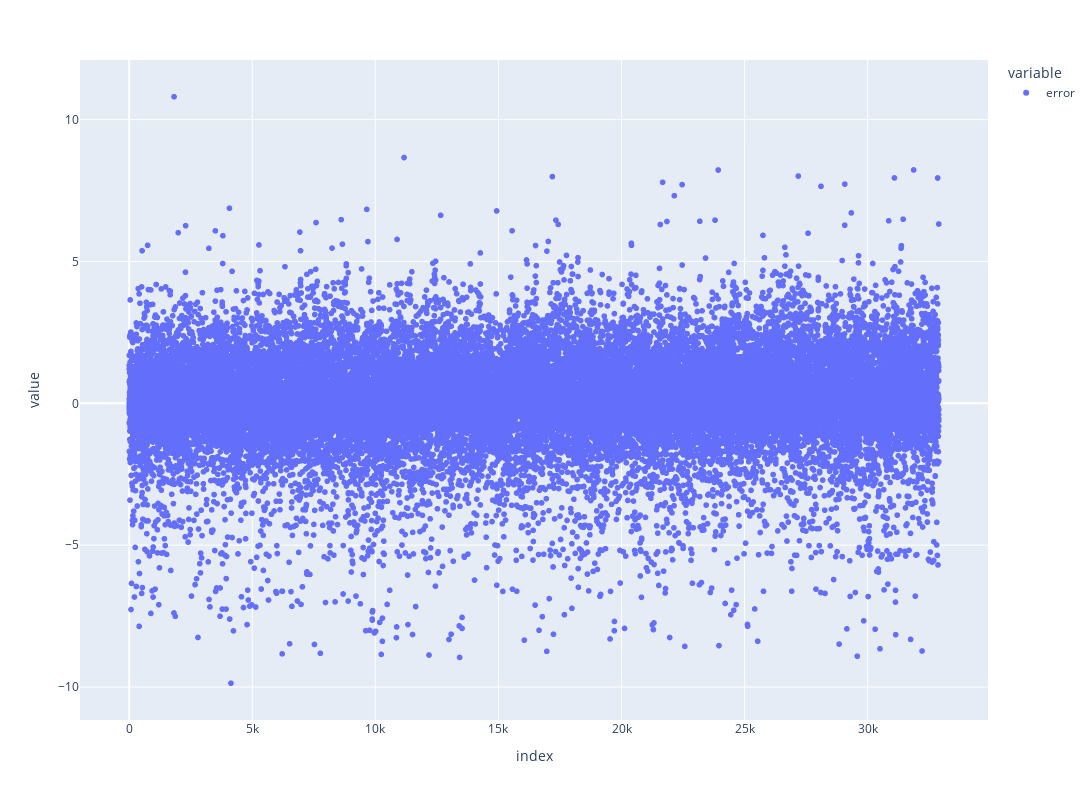

The notebook cell saved with this chart:
### Code cell
df_error.plot(
    kind='scatter',
    x='index', 
    y=['error'], 
    backend='plotly', 
    width=1200,
    height=800   
)

### Figure 1 — Plotly figure (JSON) as saved in the notebook; plotly's stock layout.template omitted (floating-point values rounded to 4 significant figures; data arrays with more than 128 entries replaced by an {"elided": "..."} marker saying what was removed)
{"data": [{"hovertemplate": "variable=error<br>index=%{x}<br>value=%{y}<extra></extra>", "legendgroup": "error", "marker": {"color": "#636efa", "symbol": "circle"}, "mode": "markers", "name": "error", "showlegend": true, "type": "scattergl", "x": {"elided": "32891 int values"}, "xaxis": "x", "y": {"elided": "32891 float values"}, "yaxis": "y"}], "layout": {"height": 800, "legend": {"title": {"text": "variable"}, "tracegroupgap": 0}, "margin": {"t": 60}, "width": 1200, "xaxis": {"anchor": "y", "domain": [0, 1], "title": {"text": "index"}}, "yaxis": {"anchor": "x", "domain": [0, 1], "title": {"text": "value"}}}}
